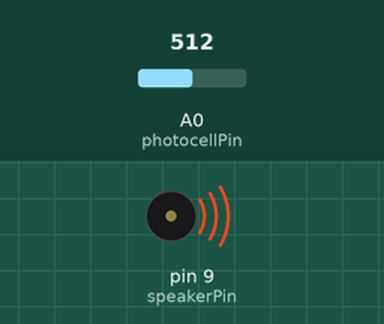
A sketch run on a simulated Arduino Uno, built with avr-gcc and run on an emulated ATmega328P. On the bench: buzzer (waves = sounding). The test bench sets the inputs (shaded band); at power-on: A0 (photocellPin) = 512.

Above: at 0.1 s.
Timing chart, 0 to 1.6 s (numbered marks = the images above):
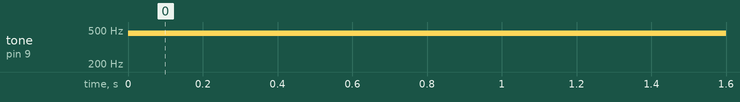

Measured:
- by itself, tone on pin 9 (speakerPin): silent → 458 Hz at 0.00 s

The sketch:

OpticalTheremin.ino
```cpp
int speakerPin = 9;
int photocellPin = 0;

void setup()
{
}

void loop()
{
int reading = analogRead(photocellPin);
int pitch = 330 + reading / 4;
tone(speakerPin, pitch);
}
```
